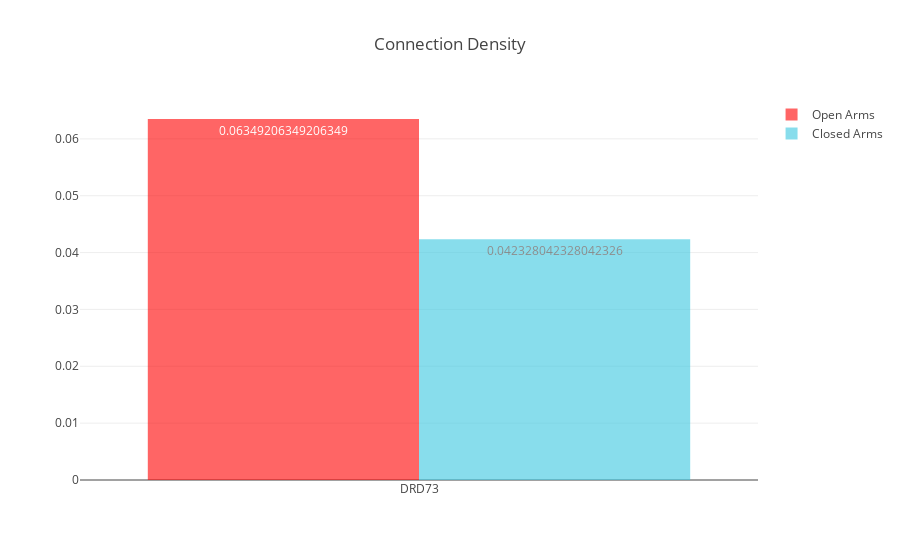

The cell this chart's notebook holds for it:
### Markdown cell above
### *Connection density is the actual number of edges in the graph as a proportion of the total number of possible edges and is the simplest estimator of the physical cost — for example, the energy or other resource requirements — of a network.* (Bullmore and Sporns)

### As one would expect, the connection density is greater when the mice were in the open arms of the EPM.

### Code cell
open_arms_graphs = get_behavior_graphs(feature_extractors, "OpenArms_centerpoint")

open_measures = list()
for open_arms_graph in open_arms_graphs:
    open_measures.append(open_arms_graph.connection_density)    
    
closed_arms_graphs = get_behavior_graphs(feature_extractors, "ClosedArms_centerpoint")

closed_measures = list()
for closed_arms_graph in closed_arms_graphs:
    closed_measures.append(closed_arms_graph.connection_density) 

plot_network_measures(open_measures, closed_measures, *x_axis, title="Connection Density")

### Figure 1 — Plotly figure (JSON) as saved in the notebook; plotly's stock layout.template omitted (floating-point values rounded to 4 significant figures)
{"data": [{"marker": {"color": "rgb(255, 0, 0)"}, "name": "Open Arms", "opacity": 0.6, "text": [0.06349], "textposition": "auto", "type": "bar", "uid": "29f8ed", "x": ["DRD73"], "y": [0.06349]}, {"marker": {"color": "rgb(58,200,225)"}, "name": "Closed Arms", "opacity": 0.6, "text": [0.04233], "textposition": "auto", "type": "bar", "uid": "813859", "x": ["DRD73"], "y": [0.04233]}], "layout": {"autosize": true, "title": "Connection Density", "xaxis": {"autorange": true, "range": [-0.5, 0.5], "type": "category"}, "yaxis": {"autorange": true, "range": [0, 0.06683], "type": "linear"}}}
